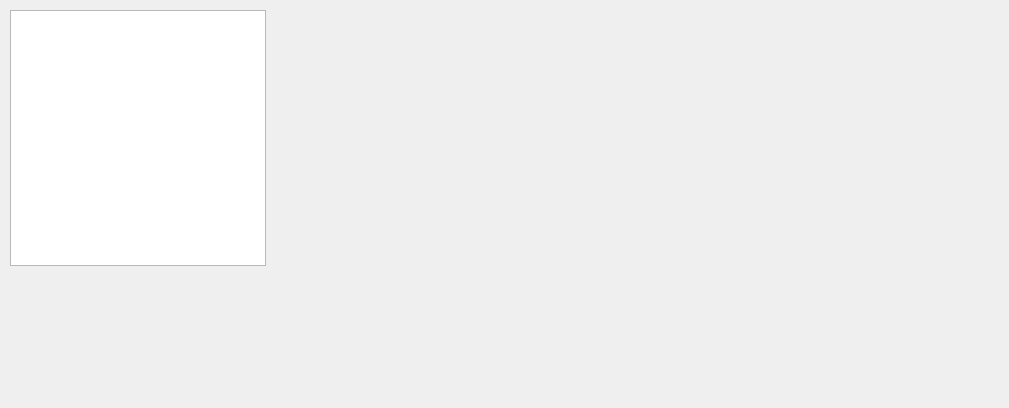
<?xml version="1.0" encoding="UTF-8"?>
<ui version="4.0">
 <class>MainWindow</class>
 <widget class="QMainWindow" name="MainWindow">
  <property name="geometry">
   <rect>
    <x>0</x>
    <y>0</y>
    <width>1009</width>
    <height>408</height>
   </rect>
  </property>
  <property name="windowTitle">
   <string>MainWindow</string>
  </property>
  <widget class="QWidget" name="centralwidget">
   <widget class="QTextBrowser" name="textBrowser">
    <property name="geometry">
     <rect>
      <x>10</x>
      <y>10</y>
      <width>256</width>
      <height>256</height>
     </rect>
    </property>
    <property name="markdown">
     <string/>
    </property>
    <property name="html">
     <string>&lt;!DOCTYPE HTML PUBLIC &quot;-//W3C//DTD HTML 4.0//EN&quot; &quot;http://www.w3.org/TR/REC-html40/strict.dtd&quot;&gt;
&lt;html&gt;&lt;head&gt;&lt;meta name=&quot;qrichtext&quot; content=&quot;1&quot; /&gt;&lt;style type=&quot;text/css&quot;&gt;
p, li { white-space: pre-wrap; }
&lt;/style&gt;&lt;/head&gt;&lt;body style=&quot; font-family:'MS Shell Dlg 2'; font-size:8.25pt; font-weight:400; font-style:normal;&quot;&gt;
&lt;p style=&quot;-qt-paragraph-type:empty; margin-top:5px; margin-bottom:5px; margin-left:0px; margin-right:0px; -qt-block-indent:0; text-indent:0px;&quot;&gt;&lt;br /&gt;&lt;/p&gt;&lt;/body&gt;&lt;/html&gt;</string>
    </property>
   </widget>
   <widget class="QLabel" name="keyboard">
    <property name="geometry">
     <rect>
      <x>260</x>
      <y>0</y>
      <width>555</width>
      <height>205</height>
     </rect>
    </property>
    <property name="text">
     <string/>
    </property>
    <property name="pixmap">
     <pixmap resource="res.qrc">:/images/resources/KeyboardBig.png</pixmap>
    </property>
    <property name="scaledContents">
     <bool>true</bool>
    </property>
   </widget>
   <widget class="QLabel" name="keyA">
    <property name="enabled">
     <bool>true</bool>
    </property>
    <property name="geometry">
     <rect>
      <x>285</x>
      <y>50</y>
      <width>55</width>
      <height>55</height>
     </rect>
    </property>
    <property name="cursor">
     <cursorShape>ArrowCursor</cursorShape>
    </property>
    <property name="mouseTracking">
     <bool>false</bool>
    </property>
    <property name="text">
     <string/>
    </property>
    <property name="pixmap">
     <pixmap resource="res.qrc">:/images/resources/SelectionSquareBig.png</pixmap>
    </property>
    <property name="scaledContents">
     <bool>true</bool>
    </property>
   </widget>
   <widget class="QLabel" name="keyS">
    <property name="enabled">
     <bool>true</bool>
    </property>
    <property name="geometry">
     <rect>
      <x>335</x>
      <y>50</y>
      <width>55</width>
      <height>55</height>
     </rect>
    </property>
    <property name="cursor">
     <cursorShape>ArrowCursor</cursorShape>
    </property>
    <property name="mouseTracking">
     <bool>false</bool>
    </property>
    <property name="text">
     <string/>
    </property>
    <property name="pixmap">
     <pixmap resource="res.qrc">:/images/resources/SelectionSquareBig.png</pixmap>
    </property>
    <property name="scaledContents">
     <bool>true</bool>
    </property>
   </widget>
   <widget class="QLabel" name="keyD">
    <property name="enabled">
     <bool>true</bool>
    </property>
    <property name="geometry">
     <rect>
      <x>385</x>
      <y>50</y>
      <width>55</width>
      <height>55</height>
     </rect>
    </property>
    <property name="cursor">
     <cursorShape>ArrowCursor</cursorShape>
    </property>
    <property name="mouseTracking">
     <bool>false</bool>
    </property>
    <property name="text">
     <string/>
    </property>
    <property name="pixmap">
     <pixmap resource="res.qrc">:/images/resources/SelectionSquareBig.png</pixmap>
    </property>
    <property name="scaledContents">
     <bool>true</bool>
    </property>
   </widget>
   <widget class="QLabel" name="keyF">
    <property name="enabled">
     <bool>true</bool>
    </property>
    <property name="geometry">
     <rect>
      <x>435</x>
      <y>50</y>
      <width>55</width>
      <height>55</height>
     </rect>
    </property>
    <property name="cursor">
     <cursorShape>ArrowCursor</cursorShape>
    </property>
    <property name="mouseTracking">
     <bool>false</bool>
    </property>
    <property name="text">
     <string/>
    </property>
    <property name="pixmap">
     <pixmap resource="res.qrc">:/images/resources/SelectionSquareBig.png</pixmap>
    </property>
    <property name="scaledContents">
     <bool>true</bool>
    </property>
   </widget>
   <widget class="QLabel" name="keyG">
    <property name="enabled">
     <bool>true</bool>
    </property>
    <property name="geometry">
     <rect>
      <x>485</x>
      <y>50</y>
      <width>55</width>
      <height>55</height>
     </rect>
    </property>
    <property name="cursor">
     <cursorShape>ArrowCursor</cursorShape>
    </property>
    <property name="mouseTracking">
     <bool>false</bool>
    </property>
    <property name="text">
     <string/>
    </property>
    <property name="pixmap">
     <pixmap resource="res.qrc">:/images/resources/SelectionSquareBig.png</pixmap>
    </property>
    <property name="scaledContents">
     <bool>true</bool>
    </property>
   </widget>
   <widget class="QLabel" name="keyH">
    <property name="enabled">
     <bool>true</bool>
    </property>
    <property name="geometry">
     <rect>
      <x>535</x>
      <y>50</y>
      <width>55</width>
      <height>55</height>
     </rect>
    </property>
    <property name="cursor">
     <cursorShape>ArrowCursor</cursorShape>
    </property>
    <property name="mouseTracking">
     <bool>false</bool>
    </property>
    <property name="text">
     <string/>
    </property>
    <property name="pixmap">
     <pixmap resource="res.qrc">:/images/resources/SelectionSquareBig.png</pixmap>
    </property>
    <property name="scaledContents">
     <bool>true</bool>
    </property>
   </widget>
   <widget class="QLabel" name="keyJ">
    <property name="enabled">
     <bool>true</bool>
    </property>
    <property name="geometry">
     <rect>
      <x>585</x>
      <y>50</y>
      <width>55</width>
      <height>55</height>
     </rect>
    </property>
    <property name="cursor">
     <cursorShape>ArrowCursor</cursorShape>
    </property>
    <property name="mouseTracking">
     <bool>false</bool>
    </property>
    <property name="text">
     <string/>
    </property>
    <property name="pixmap">
     <pixmap resource="res.qrc">:/images/resources/SelectionSquareBig.png</pixmap>
    </property>
    <property name="scaledContents">
     <bool>true</bool>
    </property>
   </widget>
   <widget class="QLabel" name="keyK">
    <property name="enabled">
     <bool>true</bool>
    </property>
    <property name="geometry">
     <rect>
      <x>635</x>
      <y>50</y>
      <width>55</width>
      <height>55</height>
     </rect>
    </property>
    <property name="cursor">
     <cursorShape>ArrowCursor</cursorShape>
    </property>
    <property name="mouseTracking">
     <bool>false</bool>
    </property>
    <property name="text">
     <string/>
    </property>
    <property name="pixmap">
     <pixmap resource="res.qrc">:/images/resources/SelectionSquareBig.png</pixmap>
    </property>
    <property name="scaledContents">
     <bool>true</bool>
    </property>
   </widget>
   <widget class="QLabel" name="keyL">
    <property name="enabled">
     <bool>true</bool>
    </property>
    <property name="geometry">
     <rect>
      <x>685</x>
      <y>50</y>
      <width>55</width>
      <height>55</height>
     </rect>
    </property>
    <property name="cursor">
     <cursorShape>ArrowCursor</cursorShape>
    </property>
    <property name="mouseTracking">
     <bool>false</bool>
    </property>
    <property name="text">
     <string/>
    </property>
    <property name="pixmap">
     <pixmap resource="res.qrc">:/images/resources/SelectionSquareBig.png</pixmap>
    </property>
    <property name="scaledContents">
     <bool>true</bool>
    </property>
   </widget>
   <widget class="QLabel" name="keyQ">
    <property name="enabled">
     <bool>true</bool>
    </property>
    <property name="geometry">
     <rect>
      <x>260</x>
      <y>0</y>
      <width>55</width>
      <height>55</height>
     </rect>
    </property>
    <property name="cursor">
     <cursorShape>ArrowCursor</cursorShape>
    </property>
    <property name="mouseTracking">
     <bool>false</bool>
    </property>
    <property name="text">
     <string/>
    </property>
    <property name="pixmap">
     <pixmap resource="res.qrc">:/images/resources/SelectionSquareBig.png</pixmap>
    </property>
    <property name="scaledContents">
     <bool>true</bool>
    </property>
   </widget>
   <widget class="QLabel" name="keyW">
    <property name="enabled">
     <bool>true</bool>
    </property>
    <property name="geometry">
     <rect>
      <x>310</x>
      <y>0</y>
      <width>55</width>
      <height>55</height>
     </rect>
    </property>
    <property name="cursor">
     <cursorShape>ArrowCursor</cursorShape>
    </property>
    <property name="mouseTracking">
     <bool>false</bool>
    </property>
    <property name="text">
     <string/>
    </property>
    <property name="pixmap">
     <pixmap resource="res.qrc">:/images/resources/SelectionSquareBig.png</pixmap>
    </property>
    <property name="scaledContents">
     <bool>true</bool>
    </property>
   </widget>
   <widget class="QLabel" name="keyE">
    <property name="enabled">
     <bool>true</bool>
    </property>
    <property name="geometry">
     <rect>
      <x>360</x>
      <y>0</y>
      <width>55</width>
      <height>55</height>
     </rect>
    </property>
    <property name="cursor">
     <cursorShape>ArrowCursor</cursorShape>
    </property>
    <property name="mouseTracking">
     <bool>false</bool>
    </property>
    <property name="text">
     <string/>
    </property>
    <property name="pixmap">
     <pixmap resource="res.qrc">:/images/resources/SelectionSquareBig.png</pixmap>
    </property>
    <property name="scaledContents">
     <bool>true</bool>
    </property>
   </widget>
   <widget class="QLabel" name="keyR">
    <property name="enabled">
     <bool>true</bool>
    </property>
    <property name="geometry">
     <rect>
      <x>410</x>
      <y>0</y>
      <width>55</width>
      <height>55</height>
     </rect>
    </property>
    <property name="cursor">
     <cursorShape>ArrowCursor</cursorShape>
    </property>
    <property name="mouseTracking">
     <bool>false</bool>
    </property>
    <property name="text">
     <string/>
    </property>
    <property name="pixmap">
     <pixmap resource="res.qrc">:/images/resources/SelectionSquareBig.png</pixmap>
    </property>
    <property name="scaledContents">
     <bool>true</bool>
    </property>
   </widget>
   <widget class="QLabel" name="keyT">
    <property name="enabled">
     <bool>true</bool>
    </property>
    <property name="geometry">
     <rect>
      <x>460</x>
      <y>0</y>
      <width>55</width>
      <height>55</height>
     </rect>
    </property>
    <property name="cursor">
     <cursorShape>ArrowCursor</cursorShape>
    </property>
    <property name="mouseTracking">
     <bool>false</bool>
    </property>
    <property name="text">
     <string/>
    </property>
    <property name="pixmap">
     <pixmap resource="res.qrc">:/images/resources/SelectionSquareBig.png</pixmap>
    </property>
    <property name="scaledContents">
     <bool>true</bool>
    </property>
   </widget>
   <widget class="QLabel" name="keyY">
    <property name="enabled">
     <bool>true</bool>
    </property>
    <property name="geometry">
     <rect>
      <x>510</x>
      <y>0</y>
      <width>55</width>
      <height>55</height>
     </rect>
    </property>
    <property name="cursor">
     <cursorShape>ArrowCursor</cursorShape>
    </property>
    <property name="mouseTracking">
     <bool>false</bool>
    </property>
    <property name="text">
     <string/>
    </property>
    <property name="pixmap">
     <pixmap resource="res.qrc">:/images/resources/SelectionSquareBig.png</pixmap>
    </property>
    <property name="scaledContents">
     <bool>true</bool>
    </property>
   </widget>
   <widget class="QLabel" name="keyU">
    <property name="enabled">
     <bool>true</bool>
    </property>
    <property name="geometry">
     <rect>
      <x>560</x>
      <y>0</y>
      <width>55</width>
      <height>55</height>
     </rect>
    </property>
    <property name="cursor">
     <cursorShape>ArrowCursor</cursorShape>
    </property>
    <property name="mouseTracking">
     <bool>false</bool>
    </property>
    <property name="text">
     <string/>
    </property>
    <property name="pixmap">
     <pixmap resource="res.qrc">:/images/resources/SelectionSquareBig.png</pixmap>
    </property>
    <property name="scaledContents">
     <bool>true</bool>
    </property>
   </widget>
   <widget class="QLabel" name="keyI">
    <property name="enabled">
     <bool>true</bool>
    </property>
    <property name="geometry">
     <rect>
      <x>610</x>
      <y>0</y>
      <width>55</width>
      <height>55</height>
     </rect>
    </property>
    <property name="cursor">
     <cursorShape>ArrowCursor</cursorShape>
    </property>
    <property name="mouseTracking">
     <bool>false</bool>
    </property>
    <property name="text">
     <string/>
    </property>
    <property name="pixmap">
     <pixmap resource="res.qrc">:/images/resources/SelectionSquareBig.png</pixmap>
    </property>
    <property name="scaledContents">
     <bool>true</bool>
    </property>
   </widget>
   <widget class="QLabel" name="keyO">
    <property name="enabled">
     <bool>true</bool>
    </property>
    <property name="geometry">
     <rect>
      <x>660</x>
      <y>0</y>
      <width>55</width>
      <height>55</height>
     </rect>
    </property>
    <property name="cursor">
     <cursorShape>ArrowCursor</cursorShape>
    </property>
    <property name="mouseTracking">
     <bool>false</bool>
    </property>
    <property name="text">
     <string/>
    </property>
    <property name="pixmap">
     <pixmap resource="res.qrc">:/images/resources/SelectionSquareBig.png</pixmap>
    </property>
    <property name="scaledContents">
     <bool>true</bool>
    </property>
   </widget>
   <widget class="QLabel" name="keyP">
    <property name="enabled">
     <bool>true</bool>
    </property>
    <property name="geometry">
     <rect>
      <x>710</x>
      <y>0</y>
      <width>55</width>
      <height>55</height>
     </rect>
    </property>
    <property name="cursor">
     <cursorShape>ArrowCursor</cursorShape>
    </property>
    <property name="mouseTracking">
     <bool>false</bool>
    </property>
    <property name="text">
     <string/>
    </property>
    <property name="pixmap">
     <pixmap resource="res.qrc">:/images/resources/SelectionSquareBig.png</pixmap>
    </property>
    <property name="scaledContents">
     <bool>true</bool>
    </property>
   </widget>
   <widget class="QLabel" name="keyBKSP">
    <property name="enabled">
     <bool>true</bool>
    </property>
    <property name="geometry">
     <rect>
      <x>760</x>
      <y>0</y>
      <width>55</width>
      <height>55</height>
     </rect>
    </property>
    <property name="cursor">
     <cursorShape>ArrowCursor</cursorShape>
    </property>
    <property name="mouseTracking">
     <bool>false</bool>
    </property>
    <property name="text">
     <string/>
    </property>
    <property name="pixmap">
     <pixmap resource="res.qrc">:/images/resources/SelectionSquareBig.png</pixmap>
    </property>
    <property name="scaledContents">
     <bool>true</bool>
    </property>
   </widget>
   <widget class="QLabel" name="keyZ">
    <property name="enabled">
     <bool>true</bool>
    </property>
    <property name="geometry">
     <rect>
      <x>310</x>
      <y>100</y>
      <width>55</width>
      <height>55</height>
     </rect>
    </property>
    <property name="cursor">
     <cursorShape>ArrowCursor</cursorShape>
    </property>
    <property name="mouseTracking">
     <bool>false</bool>
    </property>
    <property name="text">
     <string/>
    </property>
    <property name="pixmap">
     <pixmap resource="res.qrc">:/images/resources/SelectionSquareBig.png</pixmap>
    </property>
    <property name="scaledContents">
     <bool>true</bool>
    </property>
   </widget>
   <widget class="QLabel" name="keyX">
    <property name="enabled">
     <bool>true</bool>
    </property>
    <property name="geometry">
     <rect>
      <x>360</x>
      <y>100</y>
      <width>55</width>
      <height>55</height>
     </rect>
    </property>
    <property name="cursor">
     <cursorShape>ArrowCursor</cursorShape>
    </property>
    <property name="mouseTracking">
     <bool>false</bool>
    </property>
    <property name="text">
     <string/>
    </property>
    <property name="pixmap">
     <pixmap resource="res.qrc">:/images/resources/SelectionSquareBig.png</pixmap>
    </property>
    <property name="scaledContents">
     <bool>true</bool>
    </property>
   </widget>
   <widget class="QLabel" name="keyC">
    <property name="enabled">
     <bool>true</bool>
    </property>
    <property name="geometry">
     <rect>
      <x>410</x>
      <y>100</y>
      <width>55</width>
      <height>55</height>
     </rect>
    </property>
    <property name="cursor">
     <cursorShape>ArrowCursor</cursorShape>
    </property>
    <property name="mouseTracking">
     <bool>false</bool>
    </property>
    <property name="text">
     <string/>
    </property>
    <property name="pixmap">
     <pixmap resource="res.qrc">:/images/resources/SelectionSquareBig.png</pixmap>
    </property>
    <property name="scaledContents">
     <bool>true</bool>
    </property>
   </widget>
   <widget class="QLabel" name="keyV">
    <property name="enabled">
     <bool>true</bool>
    </property>
    <property name="geometry">
     <rect>
      <x>460</x>
      <y>100</y>
      <width>55</width>
      <height>55</height>
     </rect>
    </property>
    <property name="cursor">
     <cursorShape>ArrowCursor</cursorShape>
    </property>
    <property name="mouseTracking">
     <bool>false</bool>
    </property>
    <property name="text">
     <string/>
    </property>
    <property name="pixmap">
     <pixmap resource="res.qrc">:/images/resources/SelectionSquareBig.png</pixmap>
    </property>
    <property name="scaledContents">
     <bool>true</bool>
    </property>
   </widget>
   <widget class="QLabel" name="keyB">
    <property name="enabled">
     <bool>true</bool>
    </property>
    <property name="geometry">
     <rect>
      <x>510</x>
      <y>100</y>
      <width>55</width>
      <height>55</height>
     </rect>
    </property>
    <property name="cursor">
     <cursorShape>ArrowCursor</cursorShape>
    </property>
    <property name="mouseTracking">
     <bool>false</bool>
    </property>
    <property name="text">
     <string/>
    </property>
    <property name="pixmap">
     <pixmap resource="res.qrc">:/images/resources/SelectionSquareBig.png</pixmap>
    </property>
    <property name="scaledContents">
     <bool>true</bool>
    </property>
   </widget>
   <widget class="QLabel" name="keyN">
    <property name="enabled">
     <bool>true</bool>
    </property>
    <property name="geometry">
     <rect>
      <x>560</x>
      <y>100</y>
      <width>55</width>
      <height>55</height>
     </rect>
    </property>
    <property name="cursor">
     <cursorShape>ArrowCursor</cursorShape>
    </property>
    <property name="mouseTracking">
     <bool>false</bool>
    </property>
    <property name="text">
     <string/>
    </property>
    <property name="pixmap">
     <pixmap resource="res.qrc">:/images/resources/SelectionSquareBig.png</pixmap>
    </property>
    <property name="scaledContents">
     <bool>true</bool>
    </property>
   </widget>
   <widget class="QLabel" name="keyM">
    <property name="enabled">
     <bool>true</bool>
    </property>
    <property name="geometry">
     <rect>
      <x>610</x>
      <y>100</y>
      <width>55</width>
      <height>55</height>
     </rect>
    </property>
    <property name="cursor">
     <cursorShape>ArrowCursor</cursorShape>
    </property>
    <property name="mouseTracking">
     <bool>false</bool>
    </property>
    <property name="text">
     <string/>
    </property>
    <property name="pixmap">
     <pixmap resource="res.qrc">:/images/resources/SelectionSquareBig.png</pixmap>
    </property>
    <property name="scaledContents">
     <bool>true</bool>
    </property>
   </widget>
   <widget class="QLabel" name="keySpace">
    <property name="enabled">
     <bool>true</bool>
    </property>
    <property name="geometry">
     <rect>
      <x>336</x>
      <y>150</y>
      <width>369</width>
      <height>55</height>
     </rect>
    </property>
    <property name="cursor">
     <cursorShape>ArrowCursor</cursorShape>
    </property>
    <property name="mouseTracking">
     <bool>false</bool>
    </property>
    <property name="text">
     <string/>
    </property>
    <property name="pixmap">
     <pixmap resource="res.qrc">:/images/resources/SelectionSquareSpaceBig.png</pixmap>
    </property>
    <property name="scaledContents">
     <bool>true</bool>
    </property>
   </widget>
   <widget class="QLabel" name="Paul">
    <property name="enabled">
     <bool>true</bool>
    </property>
    <property name="geometry">
     <rect>
      <x>520</x>
      <y>220</y>
      <width>170</width>
      <height>170</height>
     </rect>
    </property>
    <property name="cursor">
     <cursorShape>ArrowCursor</cursorShape>
    </property>
    <property name="mouseTracking">
     <bool>false</bool>
    </property>
    <property name="text">
     <string/>
    </property>
    <property name="pixmap">
     <pixmap resource="res.qrc">:/images/resources/Paul.jpg</pixmap>
    </property>
    <property name="scaledContents">
     <bool>true</bool>
    </property>
    <property name="alignment">
     <set>Qt::AlignCenter</set>
    </property>
   </widget>
   <widget class="QLabel" name="keySpace_2">
    <property name="enabled">
     <bool>true</bool>
    </property>
    <property name="geometry">
     <rect>
      <x>0</x>
      <y>-1</y>
      <width>831</width>
      <height>601</height>
     </rect>
    </property>
    <property name="cursor">
     <cursorShape>ArrowCursor</cursorShape>
    </property>
    <property name="mouseTracking">
     <bool>false</bool>
    </property>
    <property name="text">
     <string/>
    </property>
    <property name="pixmap">
     <pixmap resource="res.qrc">:/images/resources/PinkRectangle.png</pixmap>
    </property>
    <property name="scaledContents">
     <bool>true</bool>
    </property>
   </widget>
   <widget class="QLabel" name="Eyes">
    <property name="enabled">
     <bool>true</bool>
    </property>
    <property name="geometry">
     <rect>
      <x>10</x>
      <y>10</y>
      <width>256</width>
      <height>256</height>
     </rect>
    </property>
    <property name="cursor">
     <cursorShape>ArrowCursor</cursorShape>
    </property>
    <property name="mouseTracking">
     <bool>false</bool>
    </property>
    <property name="text">
     <string/>
    </property>
    <property name="pixmap">
     <pixmap resource="res.qrc">:/images/resources/Eyes.png</pixmap>
    </property>
    <property name="scaledContents">
     <bool>true</bool>
    </property>
    <property name="alignment">
     <set>Qt::AlignCenter</set>
    </property>
   </widget>
   <widget class="QLabel" name="EyeTest">
    <property name="enabled">
     <bool>true</bool>
    </property>
    <property name="geometry">
     <rect>
      <x>10</x>
      <y>10</y>
      <width>256</width>
      <height>256</height>
     </rect>
    </property>
    <property name="cursor">
     <cursorShape>ArrowCursor</cursorShape>
    </property>
    <property name="mouseTracking">
     <bool>false</bool>
    </property>
    <property name="text">
     <string/>
    </property>
    <property name="pixmap">
     <pixmap resource="res.qrc">:/images/resources/EyeTest.png</pixmap>
    </property>
    <property name="scaledContents">
     <bool>true</bool>
    </property>
    <property name="alignment">
     <set>Qt::AlignCenter</set>
    </property>
   </widget>
   <zorder>keySpace_2</zorder>
   <zorder>textBrowser</zorder>
   <zorder>keyboard</zorder>
   <zorder>keyA</zorder>
   <zorder>keyS</zorder>
   <zorder>keyD</zorder>
   <zorder>keyF</zorder>
   <zorder>keyG</zorder>
   <zorder>keyH</zorder>
   <zorder>keyJ</zorder>
   <zorder>keyK</zorder>
   <zorder>keyL</zorder>
   <zorder>keyQ</zorder>
   <zorder>keyW</zorder>
   <zorder>keyE</zorder>
   <zorder>keyR</zorder>
   <zorder>keyT</zorder>
   <zorder>keyY</zorder>
   <zorder>keyU</zorder>
   <zorder>keyI</zorder>
   <zorder>keyO</zorder>
   <zorder>keyP</zorder>
   <zorder>keyBKSP</zorder>
   <zorder>keyZ</zorder>
   <zorder>keyX</zorder>
   <zorder>keyC</zorder>
   <zorder>keyV</zorder>
   <zorder>keyB</zorder>
   <zorder>keyN</zorder>
   <zorder>keyM</zorder>
   <zorder>keySpace</zorder>
   <zorder>Eyes</zorder>
   <zorder>EyeTest</zorder>
   <zorder>Paul</zorder>
  </widget>
 </widget>
 <resources>
  <include location="res.qrc"/>
 </resources>
 <connections/>
</ui>
